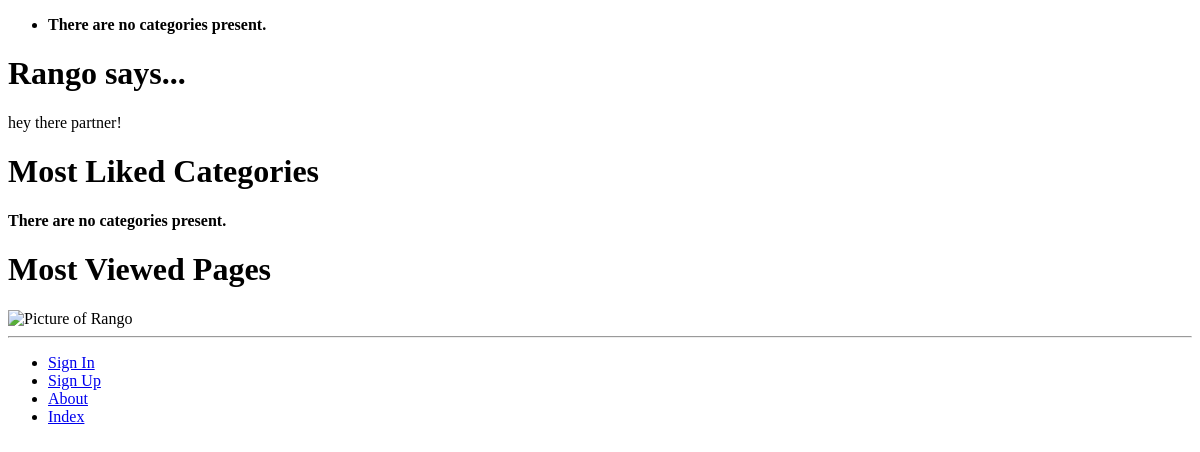
The app's page /, older data.
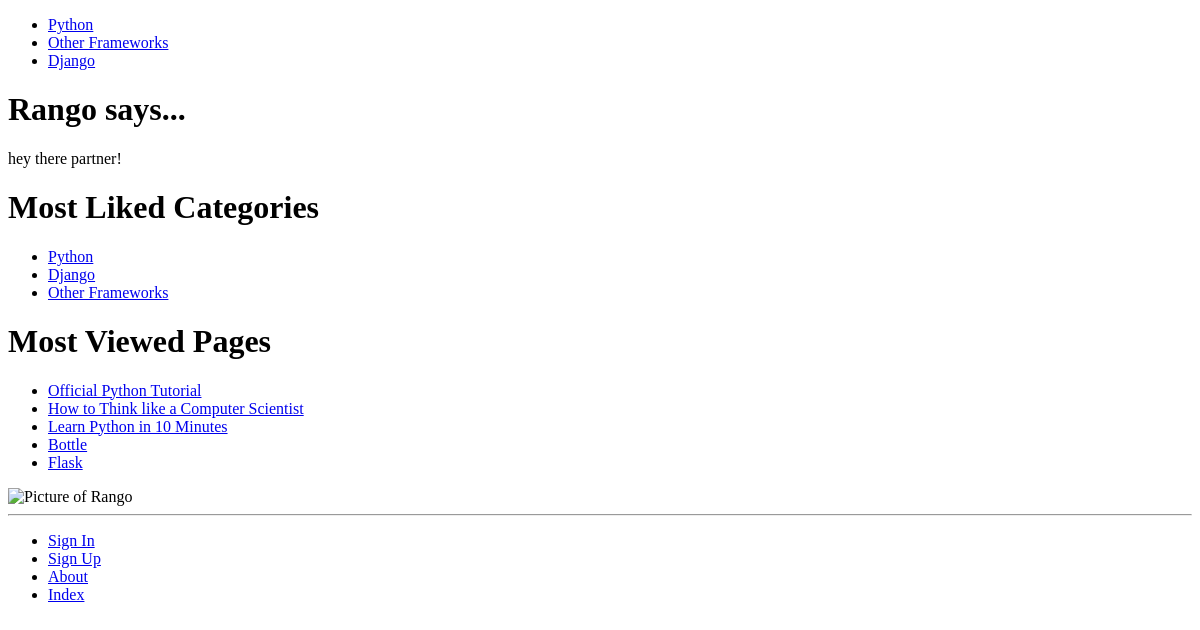
The same page, newer data.
### rango/models.py (models this page shows, shortened)
class Category(models.Model):
    name = models.CharField(max_length=128, unique=True)
    views = models.IntegerField(default=0)
    likes = models.IntegerField(default=0)
    slug = models.SlugField(unique=True)
    class Meta:
        verbose_name_plural = 'Categories'

class Page(models.Model):
    category = models.ForeignKey(Category)
    title = models.CharField(max_length=128)
    url = models.URLField()
    views = models.IntegerField(default=0)

### rango/views.py (the view)
# urls.py: url(r'^$', views.index, name="index"),
def index(request):
    category_list = Category.objects.order_by('-likes')[:5]
    pages_list = Page.objects.order_by('-views')[:5]
    context_dict = {'categories': category_list, 'pages': pages_list}
    return render(request, 'rango/index.html', context=context_dict)

### rango/templatetags/rango_template_tags.py (called while the page is built)
@register.inclusion_tag('rango/cats.html')
def get_category_list(cat=None):
    return {'cats': Category.objects.all(), 'act_cat': cat}

### templates/rango/index.html (shortened to what this page needs)
{% extends 'rango/base.html' %}
{% load staticfiles %}
{% block body_block %}
<h1>Rango says...</h1>
<div>
    {% if user.is_authenticated %}
        howdy {{ user.username }}!
    {% else %}
        hey there partner!
    {% endif %}
</div>
<div>
    <h1>Most Liked Categories</h1>
    {% if categories %}
    <ul>
        {% for category in categories %}
        <li>
            <a href="{% url 'show_category' category.slug %}">{{ category.name }}</a>
        </li>
        {% endfor %}
    </ul>
    {% else %}
    <strong>There are no categories present.</strong>
    {% endif %}
</div>
<div>
    <h1>Most Viewed Pages</h1>
    {% if pages %}
    <ul>
        {% for page in pages %}
        <li>
            <a href="{{ page.url }}">{{ page.title }}</a>
        </li>
        {% endfor %}
    </ul>
    {% endif %}
</div>
<div>
    <img src="{% static "images/rango.jpg" %}" alt="Picture of Rango" />
</div>
{% endblock %}

### templates/rango/cats.html
<ul>
    {% if cats %}
        {% for c in cats %}
            {% if c == act_cat %}
                <li><strong><a href="{% url 'show_category' c.slug %}">{{ c.name }}</a></strong></li>
            {% else %}
                <li><a href="{% url 'show_category' c.slug %}">{{ c.name }}</a></li>
            {% endif %}
        {% endfor %}
    {% else %}
        <li><strong>There are no categories present.</strong></li>
    {% endif %}
</ul>

Row changes from the older to the newer data that the page shows:
added Category: name "Python"
added Category: name "Other Frameworks"
added Category: name "Django"
added Page: title "Official Python Tutorial"
added Page: title "How to Think like a Computer Scientist"
added Page: title "Learn Python in 10 Minutes"
added Page: title "Bottle"
added Page: title "Flask"
Text that changed along with them:
text no longer shown: "There are no categories present. There are no categories present."
